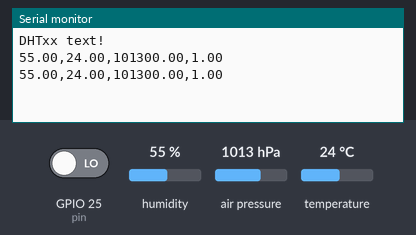
Bench run of a sketch on a simulated ESP32. Shown: the last lines printed to the serial monitor. The test bench sets the inputs (shaded band); at power-on: humidity 55 %, air pressure 1013 hPa, GPIO 25 (pin) LOW, temperature 24 °C.

Above: at 2.8 s.
2.9 s: humidity set to 22 %
At 3.4 s:
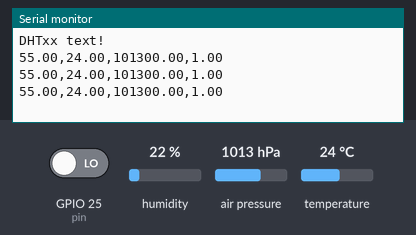
4.4 s: air pressure set to 952 hPa
At 5.7 s:
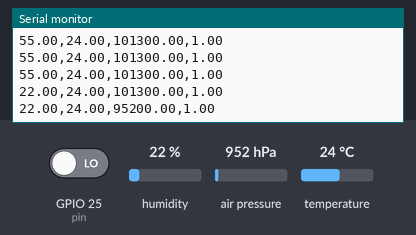
5.9 s: GPIO 25 (pin) driven HIGH
At 6.8 s:
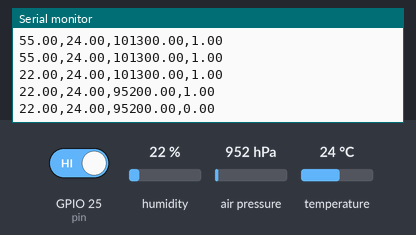
7.4 s: temperature set to 12 °C
At 8.4 s:
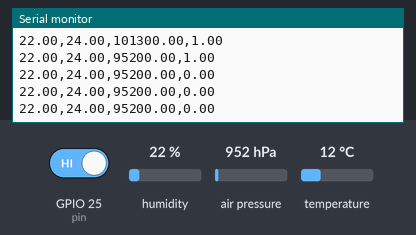
8.9 s: air pressure set to 975 hPa
At 9.8 s:
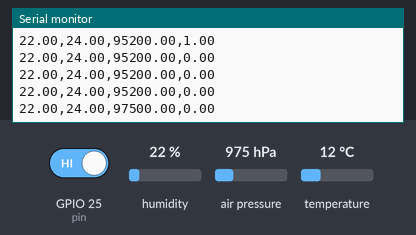
10.4 s: GPIO 25 (pin) driven LOW
At 11.8 s:
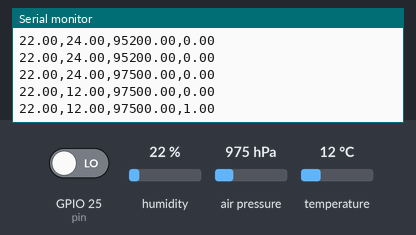
Timing chart, 0 to 12.9 s (numbered marks = the images above; inputs shaded):
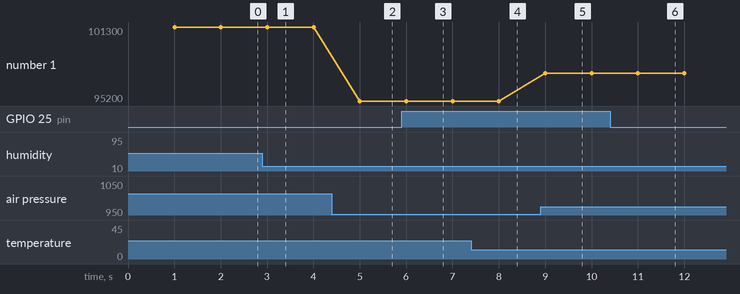

Measured:
- after the input at 4.4 s, the serial monitor: prints a new line after 0.60 s (image 2)
- after the input at 5.9 s, the serial monitor: prints a new line after 0.10 s (image 3)
- after the input at 8.9 s, the serial monitor: prints a new line after 0.10 s (image 5)
- after the input at 10.4 s, the serial monitor: prints a new line after 0.60 s (image 6)
- plotted number 1: 101300 → 95200 after the input at 4.4 s, 95200 → 97500 after the input at 8.9 s

The sketch:

Mini_Estacion_Metereologica.ino
```cpp
/*#include <Adafruit_BMP085.h>
#include <DHT.h>
#include <DHT_U.h>

#define DHTPIN 14
#define DHTTYPE DHT22
DHT dht(DHTPIN,DHTTYPE);
Adafruit_BMP085 bmp;

int pin =25;
float h;
float t;
float temp;
float presion;
float altitud;
bool digitalSensorRain;
int outputRain;

const int arraySize = 5;
float valores[arraySize];

void setup() {
  Serial.begin(115200);
  //Definir como entrada en la ESP32
  pinMode(pin,INPUT);
  //Temperatura y Humedad
  Serial.println(F("DHTxx text!"));

  if (isnan(h) || isnan(t))
  {
    Serial.println(F("Falla de Lectura del sensor!"));
  }
  dht.begin();
  bmp.begin();

}

void loop() {
  delay(1000);


  valores = medirValores();
  println(valores)

  /*
  Serial.print("Humedad: ");
  Serial.print(h);
  Serial.print(", Temperatura: ");
  Serial.print(t);

  Serial.print(", Temp_Bmp: ");
  Serial.print(temp);
  Serial.print(", Presión_Bmp: ");
  Serial.print(presion);
  Serial.print(", Altitud_Bmp: ");
  Serial.print(altitud);
  Serial.print(", Rain: ");
  Serial.print(outputRain);
  Serial.println("");

  */

/*
}


float medirValores(){

  float valores[5];
  digitalSensorRain = digitalRead(25);
  if (digitalSensorRain == HIGH)
  {
    outputRain = 0;
  }
  else{
    outputRain = 1;
  }
  h = dht.readHumidity();
  t = dht.readTemperature();
  temp = bmp.readTemperature();
  presion = bmp.readPressure();
  altitud = bmp.readAltitude();

  //AGREGAR VALORES AL ARRAY PRINCIPAL

  valores[0] = h;
  valores[1] = t;
  valores[2] = temp;
  valores[3] = presion;
  valores[4] = altitud;
  valores[5] = outputRain;

  return valores
}

*/

/*
#include <Adafruit_BMP085.h>
#include <DHT.h>
#include <DHT_U.h>

#define DHTPIN 14
#define DHTTYPE DHT22
DHT dht(DHTPIN, DHTTYPE);
Adafruit_BMP085 bmp;

int pin = 25;
float h;
float t;
float temp;
float presion;
float altitud;
bool digitalSensorRain;
int outputRain;

const int arraySize = 6;
float valores[arraySize];

unsigned long previousMillis = 0;
const unsigned long interval = 10000; // Intervalo de muestreo en milisegundos (1 minuto)

void setup() {
  Serial.begin(115200);
  pinMode(pin, INPUT);
  Serial.println(F("DHTxx text!"));

  if (isnan(h) || isnan(t)) {
    Serial.println(F("Falla de Lectura del sensor!"));
  }
  dht.begin();
  bmp.begin();
}

void loop() {
  unsigned long currentMillis = millis();

  if (currentMillis - previousMillis >= interval) {
    previousMillis = currentMillis;

    medirValores();

    Serial.print("Humedad: ");
    Serial.print(valores[0]);
    Serial.print(", Temperatura DHT: ");
    Serial.print(valores[1]);
    Serial.print(", Temperatura BMP: ");
    Serial.print(valores[2]);
    Serial.print(", Presión BMP: ");
    Serial.print(valores[3]);
    Serial.print(", Altitud BMP: ");
    Serial.print(valores[4]);
    Serial.print(", Rain: ");
    Serial.println(valores[5]);
  }
}

void medirValores() {
  digitalSensorRain = digitalRead(25);
  outputRain = (digitalSensorRain == HIGH) ? 0 : 1;
  h = dht.readHumidity();
  t = dht.readTemperature();
  temp = bmp.readTemperature();
  presion = bmp.readPressure();
  altitud = bmp.readAltitude();

  // AGREGAR VALORES AL ARRAY PRINCIPAL
  valores[0] = h;
  valores[1] = t;
  valores[2] = temp;
  valores[3] = presion;
  valores[4] = altitud;
  valores[5] = outputRain;
}
*/

//POSIBLE CÓDIGO FINAL


#include <Adafruit_BMP085.h>
#include <DHT.h>
#include <DHT_U.h>

#define DHTPIN 14
#define DHTTYPE DHT22
DHT dht(DHTPIN, DHTTYPE);
Adafruit_BMP085 bmp;

int pin = 25;
float h;
float t;
float temp;
float presion;
float altitud;
bool digitalSensorRain;
int outputRain;

const int arraySize = 6;
float valores[arraySize];

unsigned long previousMillis = 0;
const unsigned long interval = 1000; // Intervalo de muestreo en milisegundos (1 minuto)

void setup() {
  Serial.begin(115200);
  pinMode(pin, INPUT);
  Serial.println(F("DHTxx text!"));
  dht.begin();
  bmp.begin();
}

void loop() {
  unsigned long currentMillis = millis();

  if (currentMillis - previousMillis >= interval) {
    previousMillis = currentMillis;

    medirValores();

    //Serial.print("Humedad: ");
    Serial.print(valores[0]);
    Serial.print(",");
    //Serial.print(",Temp");
    Serial.print(valores[1]);
    Serial.print(",");
    //Serial.print(",TemperaturaBMP: ");
    //Serial.print(valores[2]);
    //Serial.print(",PresionBMP: ");
    Serial.print(valores[3]);
    Serial.print(",");
    //Serial.print(",AltitudBMP: ");
    //Serial.print(valores[4]);
    //Serial.print(",Rain: ");
    Serial.println(valores[5]);
  }
}

void medirValores() {
  digitalSensorRain = digitalRead(pin);
  outputRain = (digitalSensorRain == HIGH) ? 0 : 1; // Invertido para la lógica común de sensores de lluvia
  h = dht.readHumidity();
  t = dht.readTemperature();
  //temp = bmp.readTemperature();
  presion = bmp.readPressure();
  //altitud = bmp.readAltitude();

  // Verificar si las lecturas son válidas antes de asignarlas al array de valores
  if (isnan(h) || isnan(t) || isnan(temp) || isnan(presion) || isnan(altitud)) {
    Serial.println(F("Falla de Lectura del sensor!"));
    // Manejar el error aquí según sea necesario
  } else {
    // AGREGAR VALORES AL ARRAY PRINCIPAL
    valores[0] = h;
    valores[1] = t;
    //valores[2] = temp;
    valores[3] = presion;
    //valores[4] = altitud;
    valores[5] = outputRain;
  }
}
```
